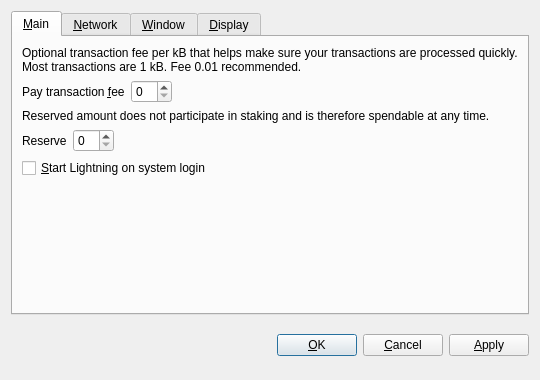
<?xml version="1.0" encoding="UTF-8"?>
<ui version="4.0">
 <class>OptionsDialog</class>
 <widget class="QDialog" name="OptionsDialog">
  <property name="geometry">
   <rect>
    <x>0</x>
    <y>0</y>
    <width>540</width>
    <height>380</height>
   </rect>
  </property>
  <property name="windowTitle">
   <string>Options</string>
  </property>
  <property name="modal">
   <bool>true</bool>
  </property>
  <layout class="QVBoxLayout" name="verticalLayout">
   <item>
    <widget class="QTabWidget" name="tabWidget">
     <property name="tabPosition">
      <enum>QTabWidget::North</enum>
     </property>
     <property name="currentIndex">
      <number>0</number>
     </property>
     <widget class="QWidget" name="tabMain">
      <attribute name="title">
       <string>&amp;Main</string>
      </attribute>
      <layout class="QVBoxLayout" name="verticalLayout_Main">
       <item>
        <widget class="QLabel" name="transactionFeeInfoLabel">
         <property name="text">
          <string>Optional transaction fee per kB that helps make sure your transactions are processed quickly. Most transactions are 1 kB. Fee 0.01 recommended.</string>
         </property>
         <property name="textFormat">
          <enum>Qt::PlainText</enum>
         </property>
         <property name="wordWrap">
          <bool>true</bool>
         </property>
        </widget>
       </item>
       <item>
        <layout class="QHBoxLayout" name="horizontalLayoutFee">
         <item>
          <widget class="QLabel" name="transactionFeeLabel">
           <property name="text">
            <string>Pay transaction &amp;fee</string>
           </property>
           <property name="textFormat">
            <enum>Qt::PlainText</enum>
           </property>
           <property name="buddy">
            <cstring>transactionFee</cstring>
           </property>
          </widget>
         </item>
         <item>
          <widget class="BitcoinAmountField" name="transactionFee"/>
         </item>
         <item>
          <spacer name="horizontalSpacerFee">
           <property name="orientation">
            <enum>Qt::Horizontal</enum>
           </property>
           <property name="sizeHint" stdset="0">
            <size>
             <width>40</width>
             <height>20</height>
            </size>
           </property>
          </spacer>
         </item>
        </layout>
       </item>
       <item>
        <widget class="QLabel" name="reserveBalanceInfoLabel">
         <property name="text">
          <string>Reserved amount does not participate in staking and is therefore spendable at any time.</string>
         </property>
         <property name="textFormat">
          <enum>Qt::PlainText</enum>
         </property>
         <property name="wordWrap">
          <bool>true</bool>
         </property>
        </widget>
       </item>
       <item>
        <layout class="QHBoxLayout" name="horizontalLayoutReserveBalance">
         <item>
          <widget class="QLabel" name="reserveBalanceLabel">
           <property name="text">
            <string>Reserve</string>
           </property>
           <property name="textFormat">
            <enum>Qt::PlainText</enum>
           </property>
           <property name="buddy">
            <cstring>reserveBalance</cstring>
           </property>
          </widget>
         </item>
         <item>
          <widget class="BitcoinAmountField" name="reserveBalance"/>
         </item>
         <item>
          <spacer name="horizontalSpacerReserveBalance">
           <property name="orientation">
            <enum>Qt::Horizontal</enum>
           </property>
           <property name="sizeHint" stdset="0">
            <size>
             <width>40</width>
             <height>20</height>
            </size>
           </property>
          </spacer>
         </item>
        </layout>
       </item>
       <item>
        <widget class="QCheckBox" name="bitcoinAtStartup">
         <property name="toolTip">
          <string>Automatically start Lightning after logging in to the system.</string>
         </property>
         <property name="text">
          <string>&amp;Start Lightning on system login</string>
         </property>
        </widget>
       </item>
       <item>
        <spacer name="verticalSpacer_Main">
         <property name="orientation">
          <enum>Qt::Vertical</enum>
         </property>
         <property name="sizeHint" stdset="0">
          <size>
           <width>20</width>
           <height>40</height>
          </size>
         </property>
        </spacer>
       </item>
      </layout>
     </widget>
     <widget class="QWidget" name="tabNetwork">
      <attribute name="title">
       <string>&amp;Network</string>
      </attribute>
      <layout class="QVBoxLayout" name="verticalLayout_Network">
       <item>
        <widget class="QCheckBox" name="mapPortUpnp">
         <property name="toolTip">
          <string>Automatically open the Lightning client port on the router. This only works when your router supports UPnP and it is enabled.</string>
         </property>
         <property name="text">
          <string>Map port using &amp;UPnP</string>
         </property>
        </widget>
       </item>
       <item>
        <widget class="QCheckBox" name="connectSocks">
         <property name="toolTip">
          <string>Connect to the Lightning network through a SOCKS5 proxy (e.g. when connecting through Tor).</string>
         </property>
         <property name="text">
          <string>&amp;Connect through SOCKS5 proxy:</string>
         </property>
        </widget>
       </item>
       <item>
        <layout class="QHBoxLayout" name="horizontalLayout_Network">
         <item>
          <widget class="QLabel" name="proxyIpLabel">
           <property name="text">
            <string>Proxy &amp;IP:</string>
           </property>
           <property name="textFormat">
            <enum>Qt::PlainText</enum>
           </property>
           <property name="buddy">
            <cstring>proxyIp</cstring>
           </property>
          </widget>
         </item>
         <item>
          <widget class="QValidatedLineEdit" name="proxyIp">
           <property name="maximumSize">
            <size>
             <width>140</width>
             <height>16777215</height>
            </size>
           </property>
           <property name="toolTip">
            <string>IP address of the proxy (e.g. 127.0.0.1)</string>
           </property>
          </widget>
         </item>
         <item>
          <widget class="QLabel" name="proxyPortLabel">
           <property name="text">
            <string>&amp;Port:</string>
           </property>
           <property name="textFormat">
            <enum>Qt::PlainText</enum>
           </property>
           <property name="buddy">
            <cstring>proxyPort</cstring>
           </property>
          </widget>
         </item>
         <item>
          <widget class="QLineEdit" name="proxyPort">
           <property name="maximumSize">
            <size>
             <width>55</width>
             <height>16777215</height>
            </size>
           </property>
           <property name="toolTip">
            <string>Port of the proxy (e.g. 9050)</string>
           </property>
          </widget>
         </item>
         <item>
          <spacer name="horizontalSpacer_Network">
           <property name="orientation">
            <enum>Qt::Horizontal</enum>
           </property>
           <property name="sizeHint" stdset="0">
            <size>
             <width>40</width>
             <height>20</height>
            </size>
           </property>
          </spacer>
         </item>
        </layout>
       </item>
       <item>
        <spacer name="verticalSpacer_Network">
         <property name="orientation">
          <enum>Qt::Vertical</enum>
         </property>
         <property name="sizeHint" stdset="0">
          <size>
           <width>20</width>
           <height>40</height>
          </size>
         </property>
        </spacer>
       </item>
      </layout>
     </widget>
     <widget class="QWidget" name="tabWindow">
      <attribute name="title">
       <string>&amp;Window</string>
      </attribute>
      <layout class="QVBoxLayout" name="verticalLayout_Window">
       <item>
        <widget class="QCheckBox" name="minimizeToTray">
         <property name="toolTip">
          <string>Show only a tray icon after minimizing the window.</string>
         </property>
         <property name="text">
          <string>&amp;Minimize to the tray instead of the taskbar</string>
         </property>
        </widget>
       </item>
       <item>
        <widget class="QCheckBox" name="minimizeOnClose">
         <property name="toolTip">
          <string>Minimize instead of exit the application when the window is closed. When this option is enabled, the application will be closed only after selecting Quit in the menu.</string>
         </property>
         <property name="text">
          <string>M&amp;inimize on close</string>
         </property>
        </widget>
       </item>
       <item>
        <spacer name="verticalSpacer_Window">
         <property name="orientation">
          <enum>Qt::Vertical</enum>
         </property>
         <property name="sizeHint" stdset="0">
          <size>
           <width>20</width>
           <height>40</height>
          </size>
         </property>
        </spacer>
       </item>
      </layout>
     </widget>
     <widget class="QWidget" name="tabDisplay">
      <attribute name="title">
       <string>&amp;Display</string>
      </attribute>
      <layout class="QVBoxLayout" name="verticalLayout_Display">
       <item>
        <layout class="QHBoxLayout" name="horizontalLayout_1_Display">
         <item>
          <widget class="QLabel" name="langLabel">
           <property name="text">
            <string>User Interface &amp;language:</string>
           </property>
           <property name="textFormat">
            <enum>Qt::PlainText</enum>
           </property>
           <property name="buddy">
            <cstring>lang</cstring>
           </property>
          </widget>
         </item>
         <item>
          <widget class="QValueComboBox" name="lang">
           <property name="toolTip">
            <string>The user interface language can be set here. This setting will take effect after restarting Lightning.</string>
           </property>
          </widget>
         </item>
        </layout>
       </item>
       <item>
        <layout class="QHBoxLayout" name="horizontalLayout_2_Display">
         <item>
          <widget class="QLabel" name="unitLabel">
           <property name="text">
            <string>&amp;Unit to show amounts in:</string>
           </property>
           <property name="textFormat">
            <enum>Qt::PlainText</enum>
           </property>
           <property name="buddy">
            <cstring>unit</cstring>
           </property>
          </widget>
         </item>
         <item>
          <widget class="QValueComboBox" name="unit">
           <property name="toolTip">
            <string>Choose the default subdivision unit to show in the interface and when sending coins.</string>
           </property>
          </widget>
         </item>
        </layout>
       </item>
       <item>
        <widget class="QCheckBox" name="coinControlFeatures">
         <property name="toolTip">
          <string>Whether to show coin control features or not.</string>
         </property>
         <property name="text">
          <string>Display coin &amp;control features (experts only!)</string>
         </property>
        </widget>
       </item>
       <item>
        <widget class="QCheckBox" name="minimizeCoinAge">
         <property name="toolTip">
          <string>Whether to select the coin outputs randomly or with minimal coin age.</string>
         </property>
         <property name="text">
          <string>Minimize weight consumption (experimental)</string>
         </property>
        </widget>
       </item>
       <item>
        <widget class="QCheckBox" name="useBlackTheme">
         <property name="text">
          <string>Use black visual theme (requires restart)</string>
         </property>
        </widget>
       </item>
       <item>
        <spacer name="verticalSpacer_Display">
         <property name="orientation">
          <enum>Qt::Vertical</enum>
         </property>
         <property name="sizeHint" stdset="0">
          <size>
           <width>20</width>
           <height>40</height>
          </size>
         </property>
        </spacer>
       </item>
      </layout>
     </widget>
    </widget>
   </item>
   <item>
    <layout class="QHBoxLayout" name="horizontalLayout_Buttons">
     <item>
      <spacer name="horizontalSpacer_1">
       <property name="orientation">
        <enum>Qt::Horizontal</enum>
       </property>
       <property name="sizeHint" stdset="0">
        <size>
         <width>40</width>
         <height>48</height>
        </size>
       </property>
      </spacer>
     </item>
     <item>
      <widget class="QLabel" name="statusLabel">
       <property name="font">
        <font>
         <weight>75</weight>
         <bold>true</bold>
        </font>
       </property>
       <property name="text">
        <string/>
       </property>
       <property name="textFormat">
        <enum>Qt::PlainText</enum>
       </property>
       <property name="wordWrap">
        <bool>true</bool>
       </property>
      </widget>
     </item>
     <item>
      <spacer name="horizontalSpacer_2">
       <property name="orientation">
        <enum>Qt::Horizontal</enum>
       </property>
       <property name="sizeHint" stdset="0">
        <size>
         <width>40</width>
         <height>48</height>
        </size>
       </property>
      </spacer>
     </item>
     <item>
      <widget class="QPushButton" name="okButton">
       <property name="text">
        <string>&amp;OK</string>
       </property>
      </widget>
     </item>
     <item>
      <widget class="QPushButton" name="cancelButton">
       <property name="text">
        <string>&amp;Cancel</string>
       </property>
       <property name="autoDefault">
        <bool>false</bool>
       </property>
      </widget>
     </item>
     <item>
      <widget class="QPushButton" name="applyButton">
       <property name="text">
        <string>&amp;Apply</string>
       </property>
       <property name="autoDefault">
        <bool>false</bool>
       </property>
      </widget>
     </item>
    </layout>
   </item>
  </layout>
 </widget>
 <customwidgets>
  <customwidget>
   <class>BitcoinAmountField</class>
   <extends>QSpinBox</extends>
   <header>bitcoinamountfield.h</header>
  </customwidget>
  <customwidget>
   <class>QValueComboBox</class>
   <extends>QComboBox</extends>
   <header>qvaluecombobox.h</header>
  </customwidget>
  <customwidget>
   <class>QValidatedLineEdit</class>
   <extends>QLineEdit</extends>
   <header>qvalidatedlineedit.h</header>
  </customwidget>
 </customwidgets>
 <resources/>
 <connections/>
</ui>
